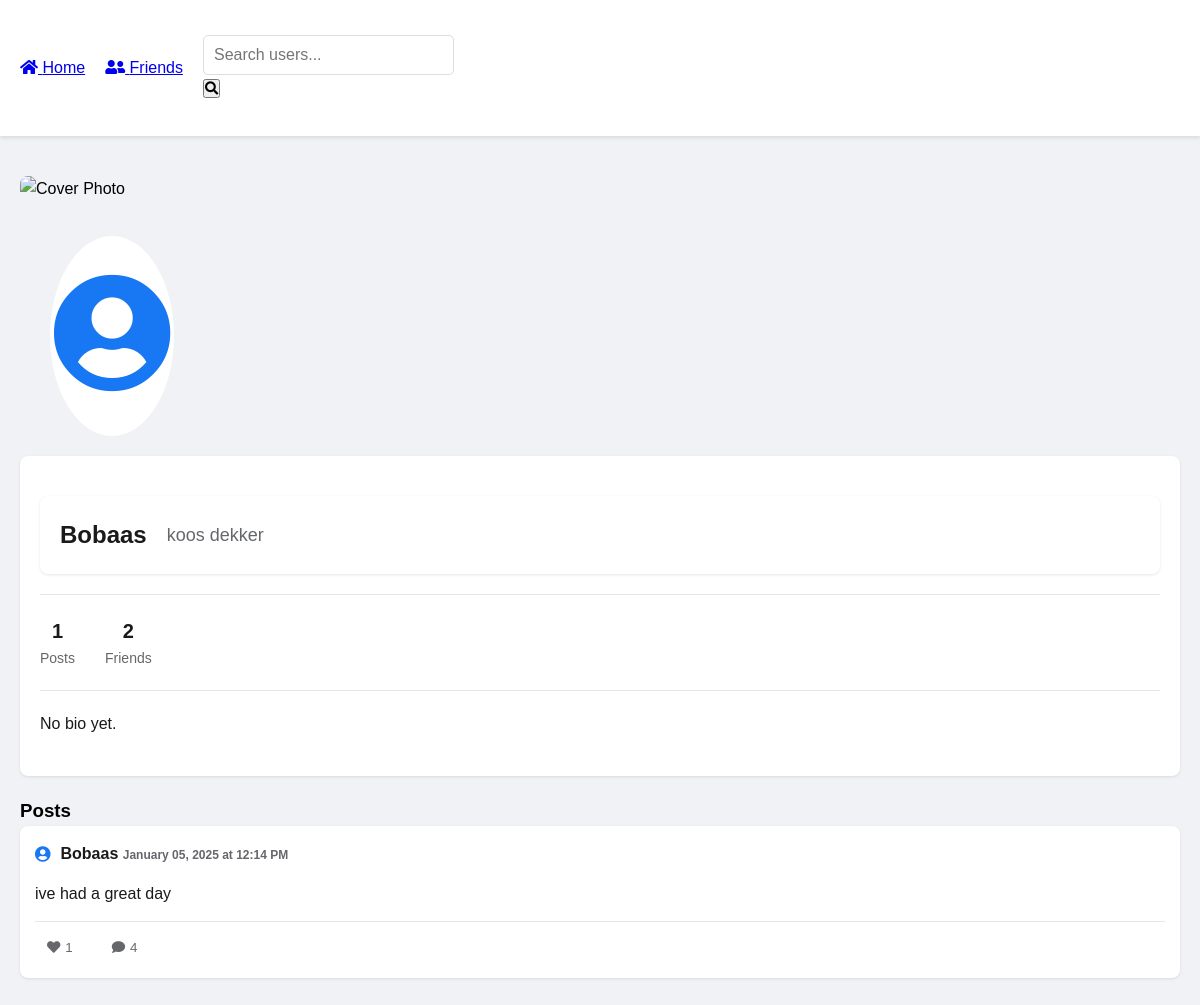
Screenshot of /profile/1 (signed in) with the database file from the repository.
### CRUD.py (models this page shows, shortened)
class User(db.Model):
    __tablename__ = 'user'
    id = db.Column(db.Integer, primary_key=True)
    username = db.Column(db.String(80), unique=True, nullable=False)
    first_name = db.Column(db.String(80))
    last_name = db.Column(db.String(80))
    email = db.Column(db.String(120), unique=True, nullable=False)
    password = db.Column(db.String(200), nullable=False)
    def get_friends(self):
        friends = []
        friendships = Friend.query.filter(
            ((Friend.user_id == self.id) | (Friend.friend_id == self.id)) &
            (Friend.status == 'accepted')
        ).all()
        for friendship in friendships:
            friend_id = friendship.friend_id if friendship.user_id == self.id else friendship.user_id
            friend = User.query.get(friend_id)
            if friend:
                friends.append(friend)
        return friends

class Post(db.Model):
    __tablename__ = 'post'
    id = db.Column(db.Integer, primary_key=True)
    content = db.Column(db.Text, nullable=False)
    created_at = db.Column(db.DateTime, default=datetime.utcnow)
    user_id = db.Column(db.Integer, db.ForeignKey('user.id'), nullable=False)
    user = db.relationship('User', backref=db.backref('posts', lazy=True))
    likes = db.relationship('Like', backref='post', lazy=True)
    comments = db.relationship('Comment', backref='post', lazy=True)
    def is_liked_by(self, user_id):
        return any(like.user_id == user_id for like in self.likes)

### CRUD.py (the view)
@app.route('/profile/<int:user_id>')
def profile(user_id):
    if 'user_id' not in session:
        flash('Please login first.', 'error')
        return redirect(url_for('index'))
    profile_user = User.query.get_or_404(user_id)
    current_user = User.query.get(session['user_id'])
    friendship = Friend.query.filter(
        ((Friend.user_id == session['user_id']) & (Friend.friend_id == user_id)) |
        ((Friend.user_id == user_id) & (Friend.friend_id == session['user_id']))
    ).first()
    posts = Post.query.filter_by(user_id=user_id)\
        .order_by(Post.created_at.desc())\
        .all()
    return render_template('profile.html',
                         profile_user=profile_user,
                         current_user=current_user,
                         friendship=friendship,
                         posts=posts)

### templates/profile.html (shortened to what this page needs)
<!DOCTYPE html>
<html>
<head>
    <link rel="stylesheet" href="{{ url_for('static', filename='css/style.css') }}">
    <link rel="stylesheet" href="https://cdnjs.cloudflare.com/ajax/libs/font-awesome/5.15.4/css/all.min.css">
</head>
<body>
    <nav class="navbar">
        <div class="container">
            <div class="nav-items">
                <a href="{{ url_for('dashboard') }}" class="nav-link">
                    <i class="fas fa-home"></i> Home
                </a>
                <a href="{{ url_for('friends') }}" class="nav-link">
                    <i class="fas fa-user-friends"></i> Friends
                </a>
                <form action="{{ url_for('search') }}" method="GET" class="search-form">
                    <input type="text" name="query" placeholder="Search users...">
                    <button type="submit"><i class="fas fa-search"></i></button>
                </form>
            </div>
        </div>
    </nav>
    <div class="container">
        <div class="profile-banner">
            <div class="profile-cover">
                <img src="{{ url_for('static', filename='images/default-cover.jpg') }}" alt="Cover Photo">
            </div>
            <div class="profile-avatar-large">
                <i class="fas fa-user-circle"></i>
            </div>
        </div>
        <div class="profile-card">
            <div class="profile-header">
                <div class="profile-info">
                    <h1>{{ profile_user.username }}</h1>
                    {% if profile_user.first_name or profile_user.last_name %}
                        <h2 class="full-name">{{ profile_user.first_name }} {{ profile_user.last_name }}</h2>
                    {% endif %}
                </div>
            </div>
            <div class="profile-stats">
                <div class="stat-item">
                    <span class="stat-value">{{ posts|length }}</span>
                    <span class="stat-label">Posts</span>
                </div>
                <div class="stat-item">
                    <span class="stat-value">{{ profile_user.get_friends()|length }}</span>
                    <span class="stat-label">Friends</span>
                </div>
            </div>
            <div class="profile-bio">
                <p>{{ profile_user.bio if profile_user.bio else "No bio yet." }}</p>
            </div>
        </div>
        <div class="posts-section">
            <h3>Posts</h3>
            {% if posts %}
                {% for post in posts %}
                    <div class="post-card">
                        <div class="post-header">
                            <div class="post-author">
                                <i class="fas fa-user-circle"></i>
                                <div>
                                    <span class="author-name">{{ profile_user.username }}</span>
                                    <span class="post-time">{{ post.created_at.strftime('%B %d, %Y at %I:%M %p') }}</span>
                                </div>
                            </div>
                        </div>
                        <div class="post-content">
                            {{ post.content }}
                        </div>
                        <div class="post-actions">
                            <button class="action-button {% if post.is_liked_by(current_user.id) %}liked{% endif %}"
                                    onclick="likePost({{ post.id }})">
                                <i class="fas fa-heart"></i>
                                <span>{{ post.likes|length }}</span>
                            </button>
                            <button class="action-button" onclick="toggleComments({{ post.id }})">
                                <i class="fas fa-comment"></i>
                                <span>{{ post.comments|length }}</span>
                            </button>
                        </div>
                    </div>
                {% endfor %}
            {% else %}
                <div class="no-posts">
                    <i class="fas fa-file-alt"></i>
                    <p>No posts yet</p>
                </div>
            {% endif %}
        </div>
    </div>
</body>
</html>

### static/css/style.css (style rules this page uses)
* { margin: 0; padding: 0; box-sizing: border-box; }
body { font-family: Arial, sans-serif; line-height: 1.6; background-color: #f0f2f5; }
.container { max-width: 1200px; margin: 0 auto; padding: 20px; }
h1 { color: #1877f2; text-align: center; margin: 20px 0; }
h2 { color: #1877f2; margin-bottom: 20px; }
input { width: 100%; padding: 10px; border: 1px solid #ddd; border-radius: 5px; font-size: 16px; }
.navbar { background-color: white; box-shadow: 0 2px 4px rgba(0,0,0,0.1); padding: 15px 0; margin-bottom: 20px; }
.navbar .container { display: flex; justify-content: space-between; align-items: center; }
.nav-items { display: flex; align-items: center; gap: 20px; }
.post-card { margin-bottom: 20px; }
.post-header { display: flex; justify-content: space-between; margin-bottom: 10px; }
.post-author { font-weight: bold; color: #1877f2; }
.post-time { color: #65676b; font-size: 0.9em; }
.post-content { margin-bottom: 15px; }
.post-actions { display: flex; gap: 10px; }
.full-name { color: #65676b; font-size: 0.9em; }
.profile-header { background: white; padding: 20px; margin: 20px 0; border-radius: 8px; box-shadow: 0 1px 3px rgba(0,0,0,0.1); display: flex; justify-content: space-between; align-items: center; }
.profile-info { display: flex; align-items: center; gap: 20px; }
.full-name { color: #65676b; margin-top: 5px; }
.posts-section { margin-top: 20px; }
.profile-banner { position: relative; margin-bottom: 80px; }
.profile-cover { height: 200px; overflow: hidden; border-radius: 8px; background-color: #f0f2f5; }
.profile-cover img { width: 100%; height: 100%; object-fit: cover; }
.profile-avatar-large { position: absolute; bottom: -60px; left: 30px; font-size: 120px; color: #1877f2; background: white; border-radius: 50%; border: 4px solid white; }
.profile-card { background: white; border-radius: 8px; padding: 20px; margin-bottom: 20px; box-shadow: 0 1px 3px rgba(0,0,0,0.1); }
.profile-header { display: flex; justify-content: space-between; align-items: flex-start; margin-bottom: 20px; }
.profile-info h1 { margin: 0; font-size: 24px; color: #1a1a1a; }
.profile-info .full-name { margin: 5px 0; font-size: 18px; color: #65676b; font-weight: normal; }
.profile-stats { display: flex; gap: 30px; padding: 20px 0; border-top: 1px solid #e4e6eb; border-bottom: 1px solid #e4e6eb; }
.stat-item { display: flex; flex-direction: column; align-items: center; }
.stat-value { font-size: 20px; font-weight: bold; color: #1a1a1a; }
.stat-label { color: #65676b; font-size: 14px; }
.profile-bio { padding: 20px 0; color: #1a1a1a; }
.post-card { background: white; border-radius: 8px; padding: 15px; margin-bottom: 20px; box-shadow: 0 1px 3px rgba(0,0,0,0.1); }
.post-header { display: flex; align-items: center; margin-bottom: 15px; }
.post-author { display: flex; align-items: center; gap: 10px; }
.author-name { font-weight: bold; color: #1a1a1a; }
.post-time { font-size: 12px; color: #65676b; }
.post-content { margin-bottom: 15px; color: #1a1a1a; line-height: 1.5; }
.post-actions { display: flex; gap: 15px; padding-top: 10px; border-top: 1px solid #e4e6eb; }
.action-button { background: none; border: none; color: #65676b; padding: 8px 12px; cursor: pointer; display: flex; align-items: center; gap: 5px; }

### rows the page displays
User: username "Bobaas", first_name "koos", last_name "dekker"
Post: created_at "January 05, 2025 at 12:14 PM", content "ive had a great day", likes|length "1", comments|length "4"

### other values shown
{{ posts|length }} "1"
{{ profile_user.get_friends()|length }} "2"
{{ profile_user.bio if profile_user.bio else "No bio yet." }} "No bio yet."
